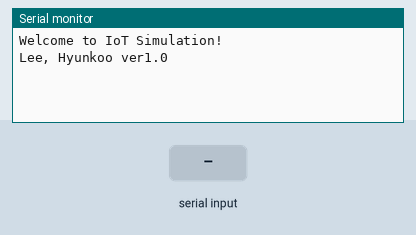
This sketch was run on a simulated Arduino Uno, built with avr-gcc and run on an emulated ATmega328P. Parts: the last lines printed to the serial monitor. The test bench sets the inputs (shaded band).

Above: at 1.2 s.
1.3 s: "1" received over Serial
At 2.1 s:
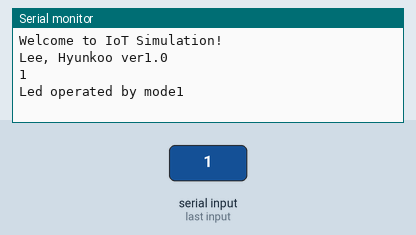
2.8 s: byte 52 (P_SPEAKER) received over Serial
At 3.3 s:
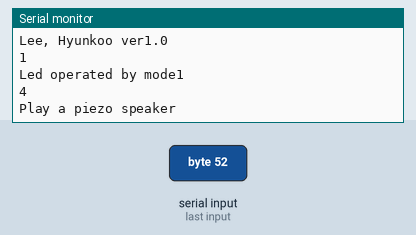
4.3 s: byte 53 (SEGMENT7) received over Serial
At 5.5 s:
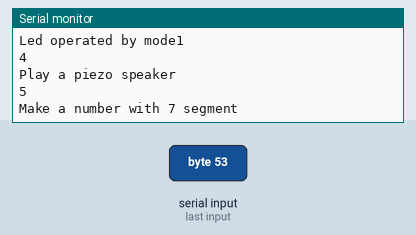
5.8 s: "0" received over Serial
At 6.7 s:
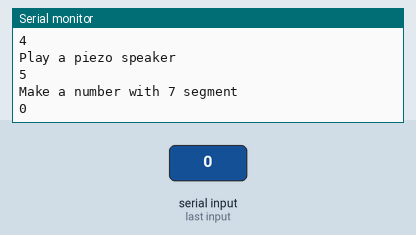
Timing chart, 0 to 8.3 s (numbered marks = the images above; inputs shaded):
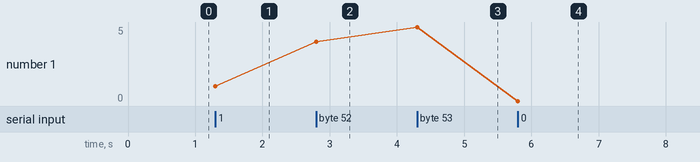

Measured:
- after the input at 1.3 s, the serial monitor: prints a new line at once (image 1)
- after the input at 2.8 s, the serial monitor: prints a new line at once (image 2)
- after the input at 4.3 s, the serial monitor: prints a new line at once (image 3)
- after the input at 5.8 s, the serial monitor: prints a new line at once (image 4)
- plotted number 1: 1 → 4 after the input at 2.8 s, 4 → 5 after the input at 4.3 s, 5 → 0 after the input at 5.8 s

The sketch:

IoT_Simulator.ino
```cpp
#define LED_MODE1   '1'
#define LED_MODE2   '2'
#define LED_MODE3   '3'
#define P_SPEAKER   '4'
#define SEGMENT7    '5'

void setup() {
  // put your setup code here, to run once:
  Serial.begin(9600);
  Serial.println("Welcome to IoT Simulation!");
  Serial.println("Lee, Hyunkoo ver1.0");

}

void led_mode1(){

  Serial.println("Led operated by mode1");
}

void led_mode2(){
  Serial.println("Led operated by mode2");
}

void led_mode3(){
  Serial.println("Led operated by mode3");
}

void play_pspeaker(){
  Serial.println("Play a piezo speaker");
}

void run_7segment(){
  Serial.println("Make a number with 7 segment");
}

void loop() {
  char command_mode=0;
  // put your main code here, to run repeatedly:
   if(Serial.available()){
    command_mode = Serial.read();
    Serial.println(command_mode);
   }

   switch (command_mode){
    case LED_MODE1:
      led_mode1();
      break;
    case LED_MODE2:
      led_mode2();
      break;
    case LED_MODE3:
      led_mode3();
      break;
    case P_SPEAKER:
      play_pspeaker();
      break;
    case SEGMENT7:
      run_7segment();
      break;
   }

}
```
